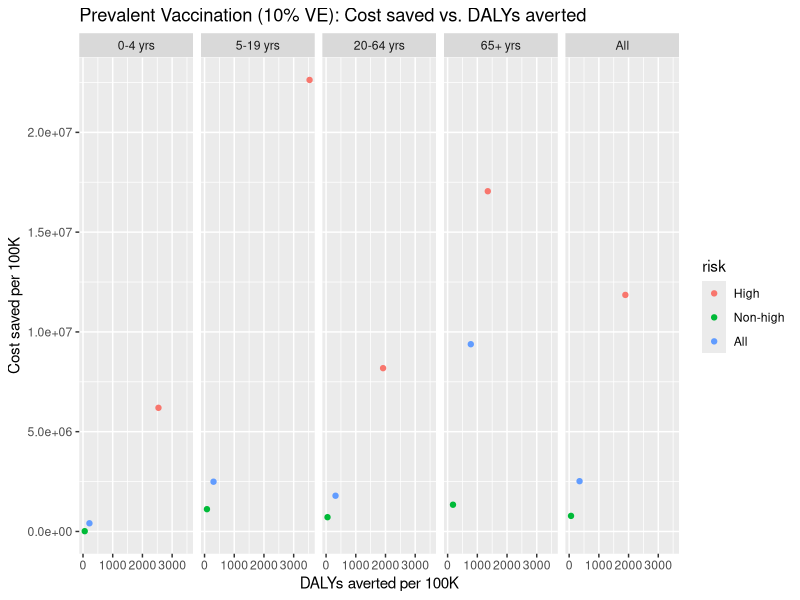
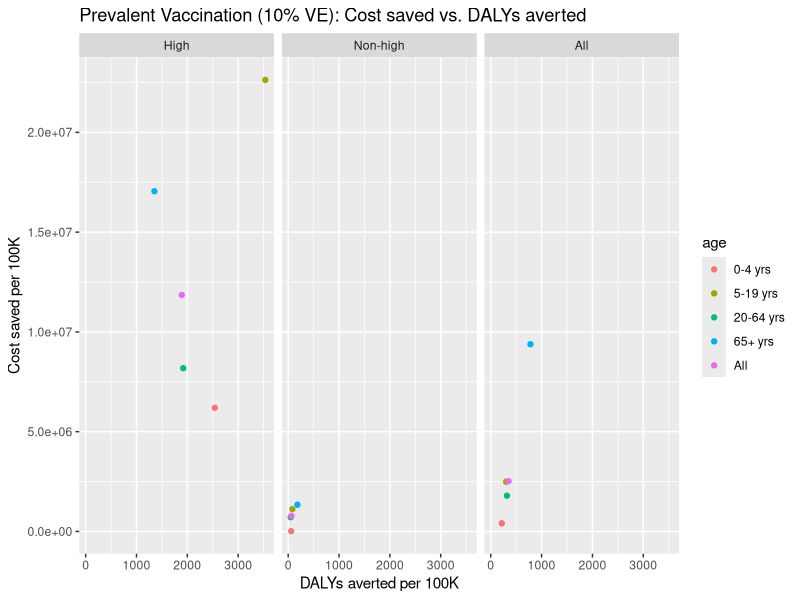
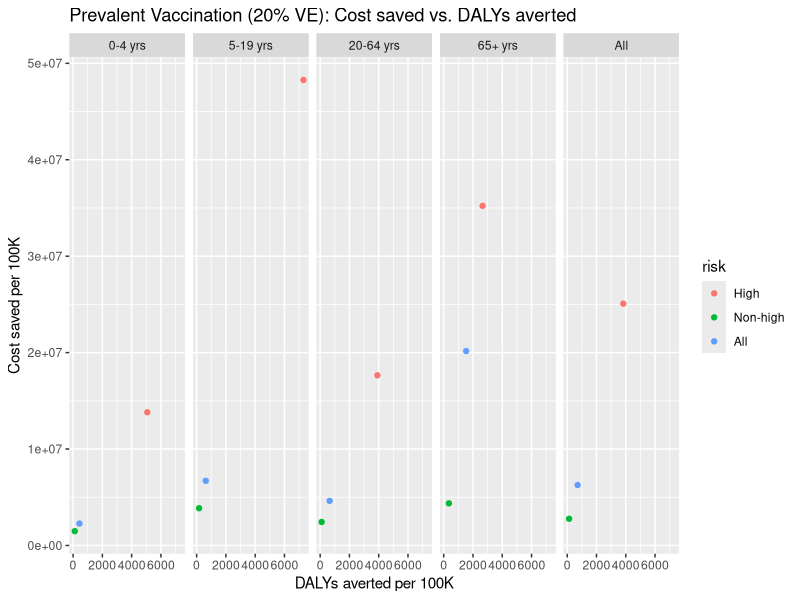
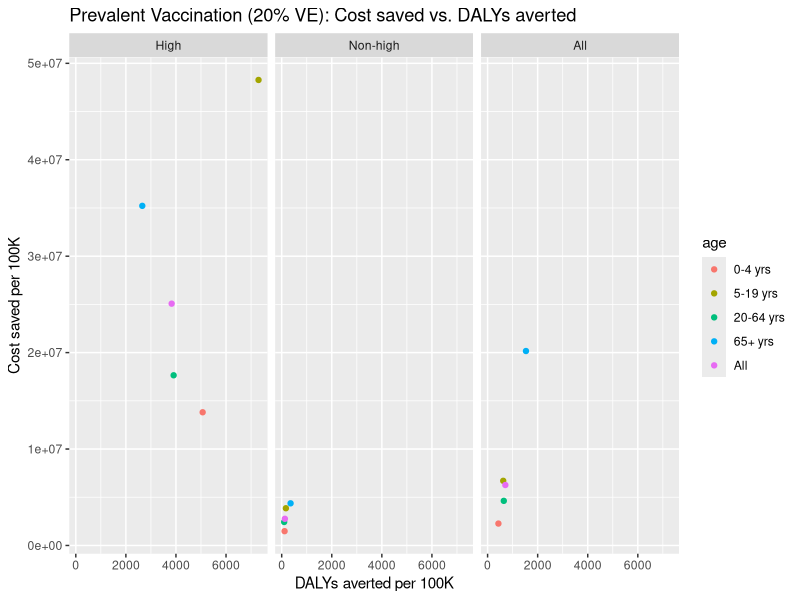
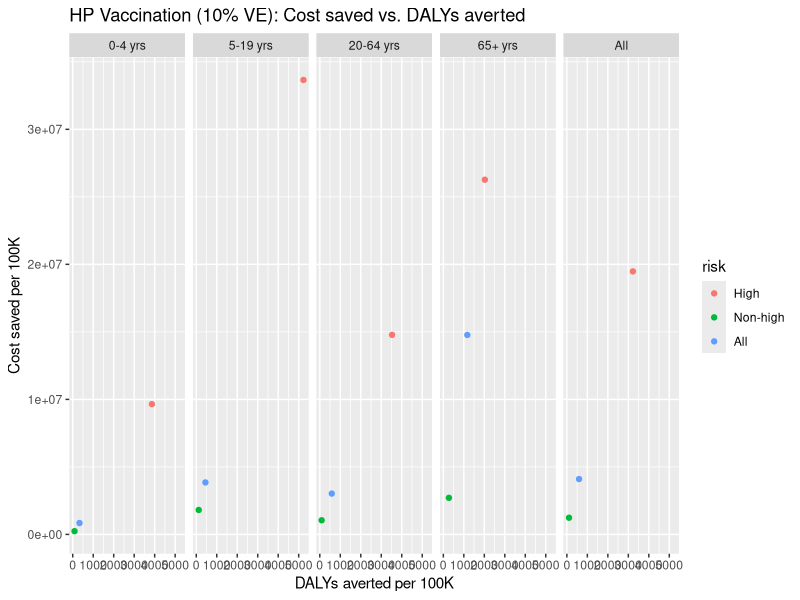
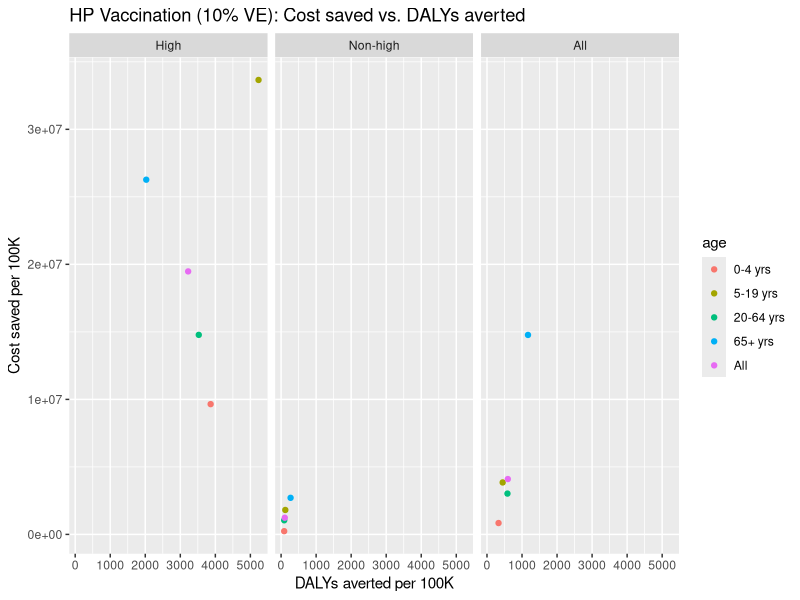
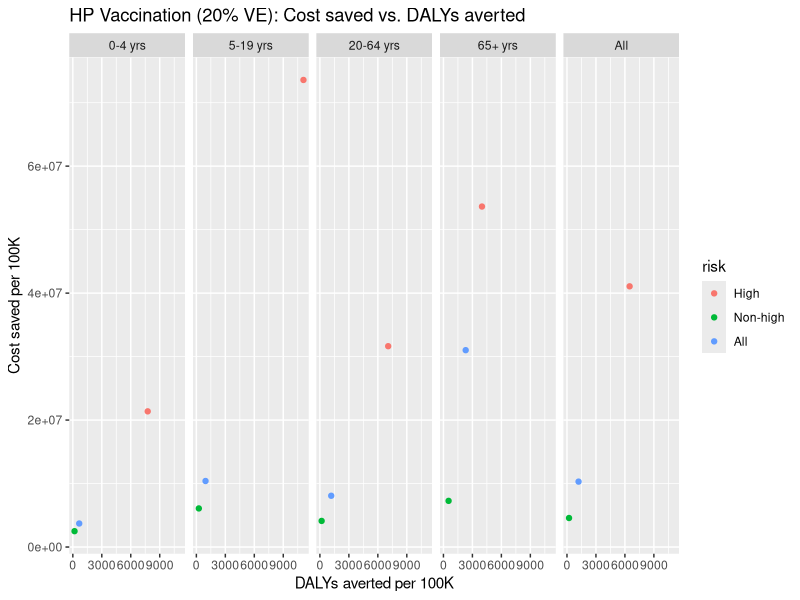
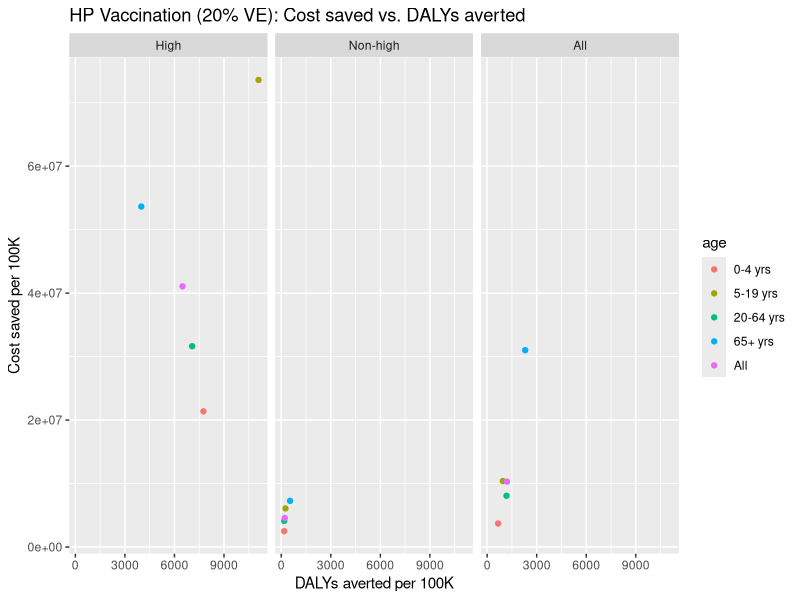

These charts were generated, in order, by the following R code:
## ---- chunk 1
knitr::opts_chunk$set(
	echo = FALSE,
	warning = TRUE,
	cache = TRUE,
	tidy = TRUE
)
## ---- chunk 2
rm(list = ls(all.names = TRUE))
library(ggplot2); library(tidyr); library(dplyr)
library(knitr); library(rmarkdown); library(formatR)
## ---- chunk 3
data <- read.csv("df/icer-all.csv", as.is = TRUE)

# subset comparator = base
df <- data[(data$reference=="base"),]

df$cost.diff.per100k <- as.numeric(df$cost.diff.per100k)
df$cases.averted <- as.numeric(df$cases.averted)
df$cases.averted.per100k <- as.numeric(df$cases.averted.per100k)
df$icer.case.averted <- as.numeric(df$icer.case.averted)
df$deaths.averted <- as.numeric(df$deaths.averted)
df$deaths.averted.per100k <- as.numeric(df$ deaths.averted.per100k)
df$icer.death.averted <- as.numeric(df$icer.death.averted)
df$dalys <- as.numeric(df$dalys)
df$dalys.per100k <- as.numeric(df$dalys.per100k)
df$dalys.averted <- as.numeric(df$dalys.averted)
df$dalys.averted.per100k <- as.numeric(df$dalys.averted.per100k)
df$icer.daly.averted <- as.numeric(df$icer.daly.averted)
## ---- chunk 4
# factors
df$age <- factor(df$age, levels = c("0-4 yrs", "5-19 yrs", "20-64 yrs", "65+ yrs", "All"))
df$risk <- factor(df$risk, levels = c("High", "Non-high", "All"))
df$scenario <- factor(df$scenario, levels = c("vaxbase", "vax70"))
df$v.eff <- factor(df$v.eff)
## ---- chunk 5
# subset scenario
df_10 <- df[(df$v.eff == '10'),]
df_20 <- df[(df$v.eff == '20'),]
## ---- chunk 6
a1 <- ggplot(df_10[(df_10$scenario == "vaxbase"),], aes(x = dalys.averted.per100k, y = cost.diff.per100k)) +
  labs(x = "DALYs averted per 100K", y = "Cost saved per 100K", title = "Prevalent Vaccination (10% VE): Cost saved vs. DALYs averted")
a1 + aes(color = risk, group = risk) + geom_point() + facet_grid(~ age)
a1 + aes(color = age, group = age) + geom_point() + facet_grid(~ risk)


a2 <- ggplot(df_20[(df_20$scenario == "vaxbase"),], aes(x = dalys.averted.per100k, y = cost.diff.per100k)) +
  labs(x = "DALYs averted per 100K", y = "Cost saved per 100K", title = "Prevalent Vaccination (20% VE): Cost saved vs. DALYs averted")
a2 + aes(color = risk, group = risk) + geom_point() + facet_grid(~ age)
a2 + aes(color = age, group = age) + geom_point() + facet_grid(~ risk)
## ---- chunk 7
b1 <- ggplot(df_10[(df_10$scenario == "vax70"),], aes(x = dalys.averted.per100k, y = cost.diff.per100k)) +
  labs(x = "DALYs averted per 100K", y = "Cost saved per 100K", title = "HP Vaccination (10% VE): Cost saved vs. DALYs averted")
b1 + aes(color = risk, group = risk) + geom_point() + facet_grid(~ age)
b1 + aes(color = age, group = age) + geom_point() + facet_grid(~ risk)


b2 <- ggplot(df_20[(df_20$scenario == "vax70"),], aes(x = dalys.averted.per100k, y = cost.diff.per100k)) +
  labs(x = "DALYs averted per 100K", y = "Cost saved per 100K", title = "HP Vaccination (20% VE): Cost saved vs. DALYs averted")
b2 + aes(color = risk, group = risk) + geom_point() + facet_grid(~ age)
b2 + aes(color = age, group = age) + geom_point() + facet_grid(~ risk)
## ---- chunk 8
c1 <- ggplot(df_10, aes(x = dalys.averted.per100k, y = cost.diff.per100k)) + labs(x = "DALYs averted per 100K", y = "Cost saved per 100K", title = "PV and HP 10%: Cost saved vs. DALYs averted")

c1 + aes(color = scenario, group = scenario, shape = risk) + geom_point() + facet_grid(~ age)
c1 + aes(color = scenario, group = scenario, shape = age) + geom_point() + facet_grid(risk ~ .)
c1 + aes(color = scenario, group = scenario, shape = age) + geom_point() + facet_grid(~ risk)
## ---- chunk 9
d1 <- ggplot(df_20, aes(x = dalys.averted.per100k, y = cost.diff.per100k)) + labs(x = "DALYs averted per 100K", y = "Cost saved per 100K", title = "PV and HP 20%: Cost saved vs. DALYs averted")

d1 + aes(color = scenario, group = scenario, shape = risk) + geom_point() + facet_grid(~ age)
d1 + aes(color = scenario, group = scenario, shape = age) + geom_point() + facet_grid(risk ~ .)
d1 + aes(color = scenario, group = scenario, shape = age) + geom_point() + facet_grid(~ risk)
